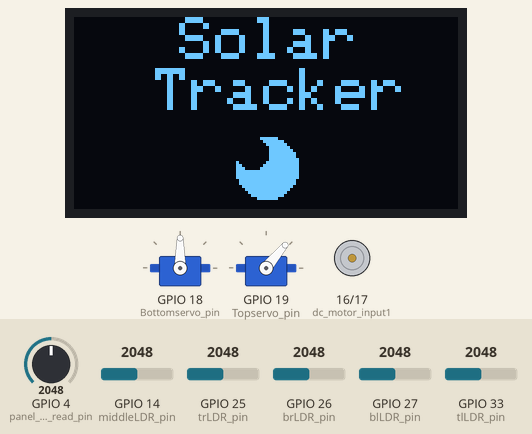
This sketch was run on a simulated ESP32. Parts: 2 × servo, 128×64 one-colour display, motor-driver pin pairs drawn as motors (green arrow = first pin HIGH = forward, orange = second pin HIGH = backward, longer = more drive, scaled by the enable pin). Inputs (shaded band) come from the test bench; at power-on: GPIO 14 (middleLDR_pin) = 2048, GPIO 25 (trLDR_pin) = 2048, GPIO 33 (tlLDR_pin) = 2048, GPIO 4 (panel_voltage_read_pin) = 2048, GPIO 26 (brLDR_pin) = 2048, GPIO 27 (blLDR_pin) = 2048.

Above: at 1.4 s.
1.5 s: GPIO 14 (middleLDR_pin) set to 2610
3.0 s: GPIO 14 (middleLDR_pin) set to 2714
At 3.4 s:
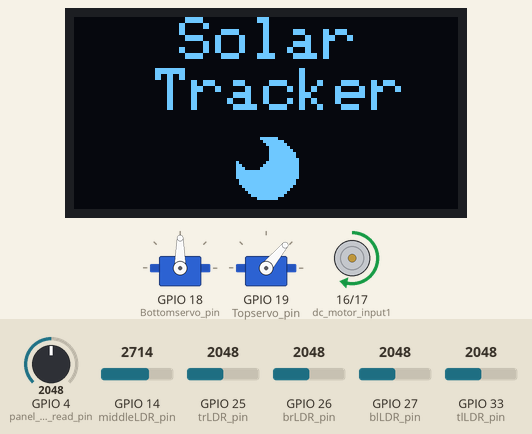
At 5.8 s:
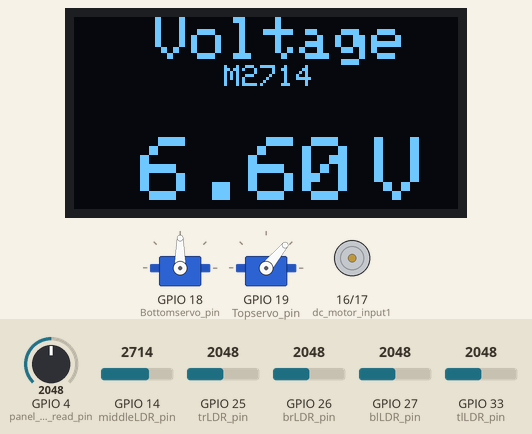
6.0 s: GPIO 25 (trLDR_pin) set to 2423
7.5 s: GPIO 25 (trLDR_pin) set to 2506
At 7.71 s:
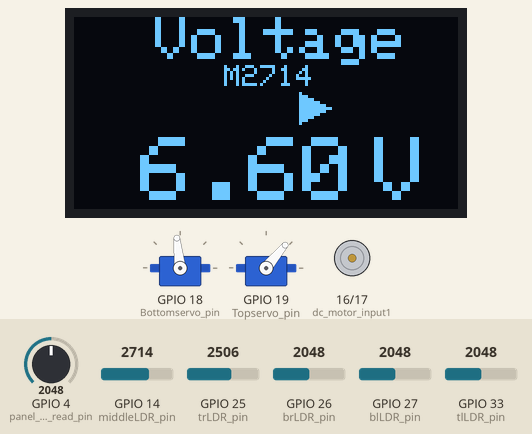
9.9 s: GPIO 33 (tlLDR_pin) set to 2078
11.8 s: GPIO 33 (tlLDR_pin) set to 2153
At 12.8 s:
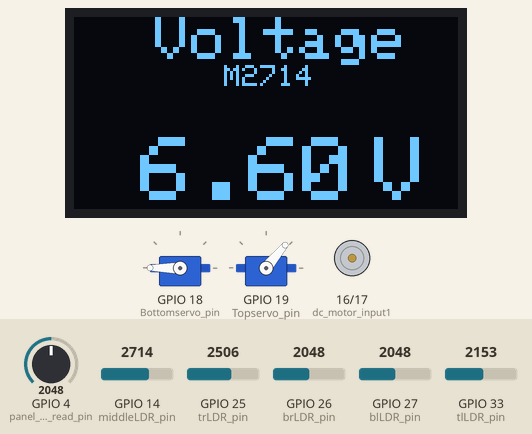
Timing chart, 0 to 14.3 s (numbered marks = the images above; inputs shaded):
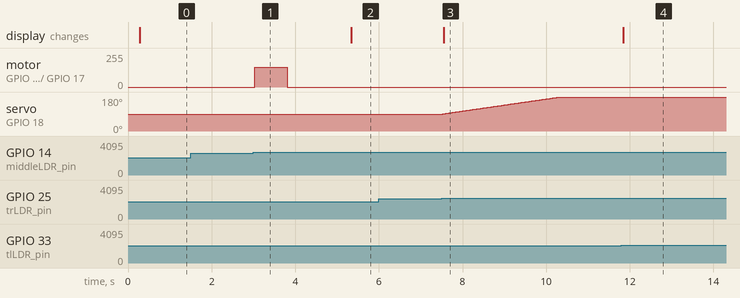

Measured:
- the behaviour switches between 2648 and 2649 on GPIO 14 (middleLDR_pin) (found by bisection; images 0 and 1)
- the behaviour switches between 2449 and 2450 on GPIO 25 (trLDR_pin) (found by bisection; images 2 and 3)
- the behaviour switches between 2105 and 2106 on GPIO 33 (tlLDR_pin) (found by bisection; images 3 and 4)
- after the input at 1.5 s, every drawn part: stays the same
- after the input at 3.0 s, motor on GPIO 16 (dc_motor_input1) / GPIO 17 (dc_motor_input2): stopped → forward 150/255 at once, → stopped 0.78 s later
- after the input at 6.0 s, every drawn part: stays the same
- after the input at 7.5 s, servo on GPIO 18 (Bottomservo_pin): moves from 90° to 166° over 2.3 s, starting at once; the display: changes after 0.06 s (image 3)
- after the input at 11.8 s, the display: changes at once (image 4)

The sketch:

Solar_Tracker_V1.ino
```cpp
#include <Wire.h>
#include <Adafruit_GFX.h>
#include <Adafruit_SSD1306.h>
#include <ESP32Servo.h>

#define dc_motor_input1 16
#define dc_motor_input2 17
#define dc_motor_enable 32

#define Bottomservo_pin 18
#define Topservo_pin 19

#define tlLDR_pin 33
#define trLDR_pin 25
#define brLDR_pin 26
#define blLDR_pin 27
#define middleLDR_pin 14

#define panel_voltage_read_pin 4

#define SCREEN_WIDTH 128
#define SCREEN_HEIGHT 64

bool dc_motor_open = false;

Servo Bottomservo;
int servob_angle_home = 90;
int servob_angle = 90;
int servob_max = 160;
int servob_min = 20;

Servo Topservo;
int servot_angle_home = 50;
int servot_angle = 50;
int servot_max = 70;
int servot_min = 15;

int init_middleLDR_val = 0;
int middleLDR_val;
int tlLDR_val;
int brLDR_val;
int blLDR_val;
int trLDR_val;
// char buffer[100];

int panel_voltage;

int cur_angle;

Adafruit_SSD1306 display(SCREEN_WIDTH, SCREEN_HEIGHT, &Wire, -1);

void setup() {
  pinMode(dc_motor_input1, OUTPUT);
  pinMode(dc_motor_input2, OUTPUT);
  pinMode(dc_motor_enable, OUTPUT);

  Bottomservo.attach(Bottomservo_pin);
  Topservo.attach(Topservo_pin);
  Topservo.write(servot_angle_home);
  Bottomservo.write(servob_angle_home);

  Serial.begin(9600);

  if (!display.begin(SSD1306_SWITCHCAPVCC, 0x3C)) {
    Serial.println(F("SSD1306 allocation failed"));
    for (;;)
      ;
  }
  int i = 0;
  while (i < 2000){
    init_middleLDR_val = init_middleLDR_val + analogRead(middleLDR_pin);
    i = i + 1;
  }
  init_middleLDR_val = (init_middleLDR_val/2000) + 600;
}

void loop() {

  //Read LDR Values
  middleLDR_val = analogRead(middleLDR_pin);
  tlLDR_val = analogRead(tlLDR_pin);
  trLDR_val = analogRead(trLDR_pin);
  brLDR_val = analogRead(brLDR_pin);
  blLDR_val = analogRead(blLDR_pin);

  //Read panel voltage
  panel_voltage = analogRead(panel_voltage_read_pin);
  // Serial.println(((panel_voltage / 4095.0) * 3.3) * 4);


  // Check LDR Value And If There Is Light, open panels and start tracking
  if (middleLDR_val > init_middleLDR_val) {

    //update oled screen with ldr voltage
    display.clearDisplay();
    display.setTextSize(2);
    display.setTextColor(WHITE);
    display.setCursor(27, 0);
    display.println("Voltage");
    display.setTextSize(1);
    display.setCursor(50, 16);
    display.print("M");
    display.print(middleLDR_val);
    display.setTextSize(3);
    display.setCursor(22, 40);
    display.print(((panel_voltage / 4095.0) * 3.3) * 4);
    display.setTextSize(1); display.print(" "); display.setTextSize(3);
    display.print("V");
    // display.display();


    // Serial.println("middleLDR_val > 1000");
    if (!dc_motor_open) {
      // Serial.println("Opening DC Motor");
      analogWrite(dc_motor_enable, 150);

      //moves motor ccw
      digitalWrite(dc_motor_input1, HIGH);
      digitalWrite(dc_motor_input2, LOW);
      delay(775);

      //stops motor
      digitalWrite(dc_motor_input1, LOW);
      digitalWrite(dc_motor_input2, LOW);
      delay(1500);
    }
    dc_motor_open = true;

    //Start tracking
    int dtime = 5;
    int tolerance_horiz = 200;
    int tolerance_vert = 300;
    int avg_top = (tlLDR_val + trLDR_val) / 2;
    int avg_bottom = (blLDR_val + brLDR_val) / 2;
    int avg_left = (tlLDR_val + blLDR_val) / 2;
    int avg_right = (trLDR_val + brLDR_val) / 2;
    int diff_vert = avg_top - avg_bottom;
    int diff_horiz = avg_left - avg_right;

    // //Print LDR Values
    // sprintf(buffer, "Middle: %d Diff Vert: %d Diff Horiz: %d Top Avg: %d Bottom Avg: %d Left Avg: %d Right Avg: %d", middleLDR_val, diff_vert, diff_horiz, avg_top, avg_bottom, avg_left, avg_right);
    // Serial.println(buffer);

    //Checks if the difference between the top and bottom ldrs is greater than the tolerance value
    if (abs(diff_vert) > tolerance_vert) {
      //Checks if top value is greater than the bottom value
      if (avg_top > avg_bottom) {
        servot_angle = servot_angle + 1;
        //If angle is greater than max, then stay at max
        if (servot_angle > servot_max) {
          servot_angle = servot_max;
        }
        else{
          display.fillTriangle(50, 25, 45, 35, 55, 35, WHITE);
        }
      }
      //Checks if top value is less than the bottom value
      else if (avg_top < avg_bottom) {
        servot_angle = servot_angle - 1;
        //If angle is less than min, then stay at min
        if (servot_angle < servot_min) {
          servot_angle = servot_min;
        }
        else{
          display.fillTriangle(45, 25, 55, 25, 50, 35, WHITE);
        }
      }
      Topservo.write(servot_angle);
    }


    //Checks if the difference between the left and right ldrs is greater than the tolerance value
    if (abs(diff_horiz) > tolerance_horiz) {
      //Checks if left value is greater than the right value
      if (avg_left > avg_right) {
        servob_angle = servob_angle - 1;
        //If angle is greater than max, then stay at max
        if (servob_angle > servob_max) {
          servob_angle = servob_max;
        }
        else{
          display.fillTriangle(75, 30, 85, 25, 85, 35, WHITE);
        }
      }
      //Checks if left value is less than the right value
      else if (avg_left < avg_right) {
        servob_angle = servob_angle + 1;
        //If angle is less than min, then stay at min
        if (servob_angle < servob_min) {
          servob_angle = servob_min;
        }
        else{
          display.fillTriangle(75, 25, 75, 35, 85, 30, WHITE);
        }
      }
      Bottomservo.write(servob_angle);
    }
    display.display();
    delay(dtime);
  }


  //If LDR value is <= 1000
  else {
    // Serial.println("middleLDR_val <= 1000");
    display.clearDisplay();
    display.setTextSize(2);
    display.setTextColor(WHITE);
    display.setCursor(35, 0);
    display.println("Solar");
    display.setCursor(27, 17);
    display.println("Tracker");
    display.fillCircle(64, 50, 10, WHITE);
    display.fillCircle(59, 45, 5, BLACK);
    display.display();

    //Close panels if open
    if (dc_motor_open == true) {
      // Serial.println("Closing DC Motor");
      analogWrite(dc_motor_enable, 75);

      //moves motor cw
      digitalWrite(dc_motor_input1, LOW);
      digitalWrite(dc_motor_input2, HIGH);
      delay(650);

      //stops motor
      digitalWrite(dc_motor_input1, LOW);
      digitalWrite(dc_motor_input2, LOW);
      delay(1500);
    }
    dc_motor_open = false;

    // Move bottom servo to home
    cur_angle = Bottomservo.read();
    if (abs(cur_angle - servob_angle_home) > 3) {
      if (cur_angle < servob_angle_home) {
        Bottomservo.write(cur_angle + 3);
      } else {
        Bottomservo.write(cur_angle - 3);
      }
    }
    servob_angle = cur_angle;

    // Move top servo to home
    cur_angle = Topservo.read();
    if (abs(cur_angle - servot_angle_home) > 3) {
      if (cur_angle < servot_angle_home) {
        Topservo.write(cur_angle + 3);
      } else {
        Topservo.write(cur_angle - 3);
      }
    }
    servot_angle = cur_angle;

    delay(100);
  }
}
```
